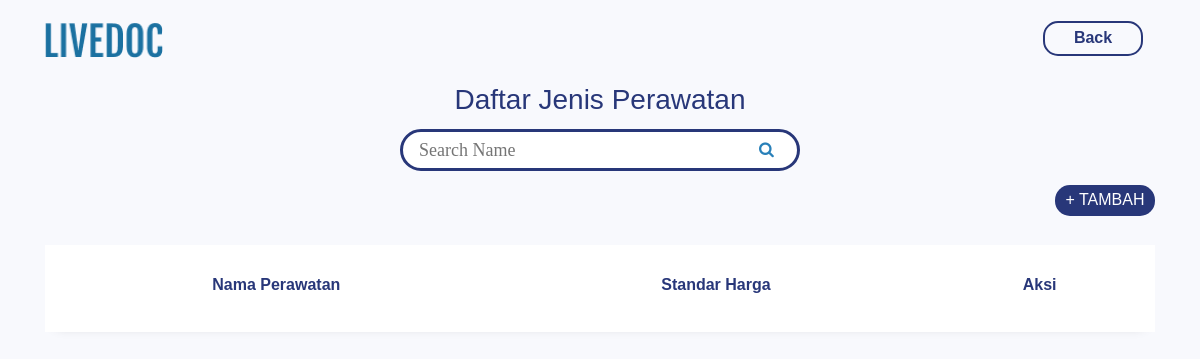
The app's page /live-doc-v1.0.0/public/daftarperawatan.php, older data.
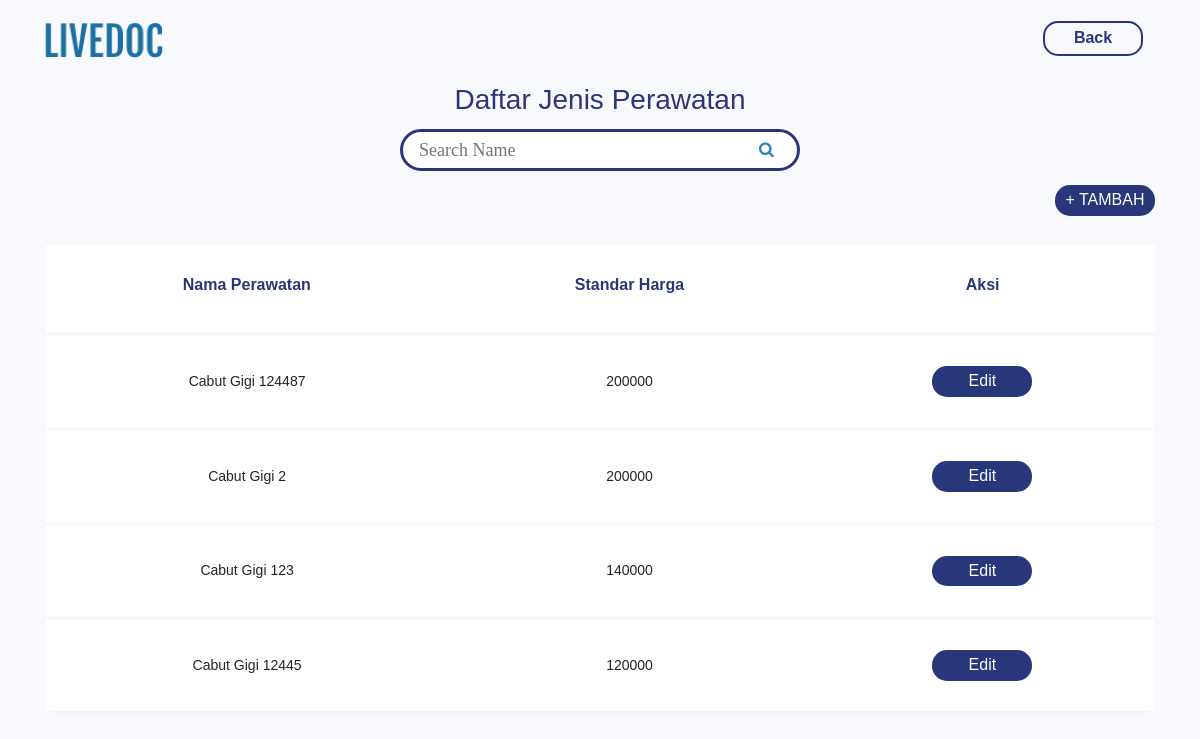
The same page, newer data.
### tables this page shows
CREATE TABLE `jenis_perawatans` (
  `id` int(11) NOT NULL AUTO_INCREMENT,
  `nama` varchar(45) NOT NULL,
  `standar_harga` int(11) NOT NULL,
  PRIMARY KEY (`id`)
);

### live-doc-v1.0.0/public/daftarperawatan.php (the view, shortened to what this page needs)
<!DOCTYPE html>
<html lang="en">
<head>
    <link href="assets/css/style.css" rel="stylesheet" />
    <link rel="stylesheet" href="https://stackpath.bootstrapcdn.com/font-awesome/4.7.0/css/font-awesome.min.css">
    <link rel="stylesheet" href="https://cdnjs.cloudflare.com/ajax/libs/font-awesome/4.7.0/css/font-awesome.min.css">
</head>
<body>
    <main class="main" id="top">
        <nav class="py-3" data-navbar-on-scroll="data-navbar-on-scroll">
            <div class="container">
                <a class="navbar-brand" href="index.php"><img src="assets/img/gallery/logo.png" width="118" alt="logo" /></a>
                <a href="index.php"><button type="button" class="btnBack">Back</button></a>
            </div>
        </nav>
        <div class="head">
            <h3 style="color:#283779;">Daftar Jenis Perawatan</h3>
            <div class='containerSearch'>
                <table class='tableSearch'>
                    <tr>
                        <td><input type='text' class='search' placeholder='Search Name' id='keySearch'></td>
                        <td><button class='btnSearchs' id='btnSearch'><i class='fa fa-search icon'></i></button></td>
                    </tr>
                </table>
            </div>
        </div>
        <section class="ftco-section">
            <div class="container">
                <div class="row">
                    <div class="col-md-12">
                    <div class="text-right"><a href="inputperawatan.php" class="fs-5"><button type='button' class='btnDetil' id='btnTambah'>+ TAMBAH</button></a></div><br>
                        <div class="table-wrap" id="tabelJeniPerawatan">
                            <table class="table table-responsive-xl">
                                <tr class="tabel">
                                    <th>
                                        <h6>Nama Perawatan</h6>
                                    </th>
                                    <th>
                                        <h6>Standar Harga</h6>
                                    </th>
                                    <th>
                                        <h6>Aksi</h6>
                                    </th>
                                </tr>
                                <?php
                                $conn = new mysqli("localhost", "root", "", "dbmagang");
                                $sql = "SELECT * from jenis_perawatans";
                                    $result = $conn->query($sql);
                                    if ($result->num_rows > 0) {
                                        while ($row = $result->fetch_assoc()) {
                                            echo "<tr class='alert tabel' role='alert'>";
                                            echo "<td class='tabel'>" . $row["nama"] . "</td>";
                                            echo "<td class='tabel'>" . $row["standar_harga"] . "</td>";
                                            echo "<td class='tabel'><a href='editperawatan.php?id=" . $row["id"] . "'>
                                            <button type='button' class='btnDetil'>Edit</button></a>";
                                            echo "</tr>";
                                        }
                                    }
                                ?>
                            </table>
                        </div>
                    </div>
                </div>
            </div>
        </section>
    </main>
</body>
</html>

### live-doc-v1.0.0/public/daftarperawatan.php (style rules this page uses)
.tabel { text-align: center; }
.containerSearch { width: 400px; height: 42px; border: 3px solid #283779; padding: 0px 10px; border-radius: 50px; background-color: white; text-align: center; }
.tableSearch { width: 100%; height: 100%; vertical-align: middle; }
.search { border: none; width: 100%; height: 100%; padding: 0px 5px; border-radius: 50px; font-size: 18px; font-family: "Nunito"; color: #424242; font-weight: 500; }
.icon { font-size: 26; color: #2980b9; }
.btnSearchs { background-color: inherit; border: inherit; cursor: pointer; }
h6 { color: #283779; font-weight: bold; }
.btnDetil { border-radius: 15px; background-color: #283779; color: white; font-size: medium; width: 100px; border: 0px; }
.head { margin-bottom: -50px; display: flex; align-items: center; flex-direction: column; }

Row changes from the older to the newer data that the page shows:
added jenis_perawatans: nama "Cabut Gigi 124487", standar_harga "200000"
added jenis_perawatans: nama "Cabut Gigi 2", standar_harga "200000"
added jenis_perawatans: nama "Cabut Gigi 123", standar_harga "140000"
added jenis_perawatans: nama "Cabut Gigi 12445", standar_harga "120000"
